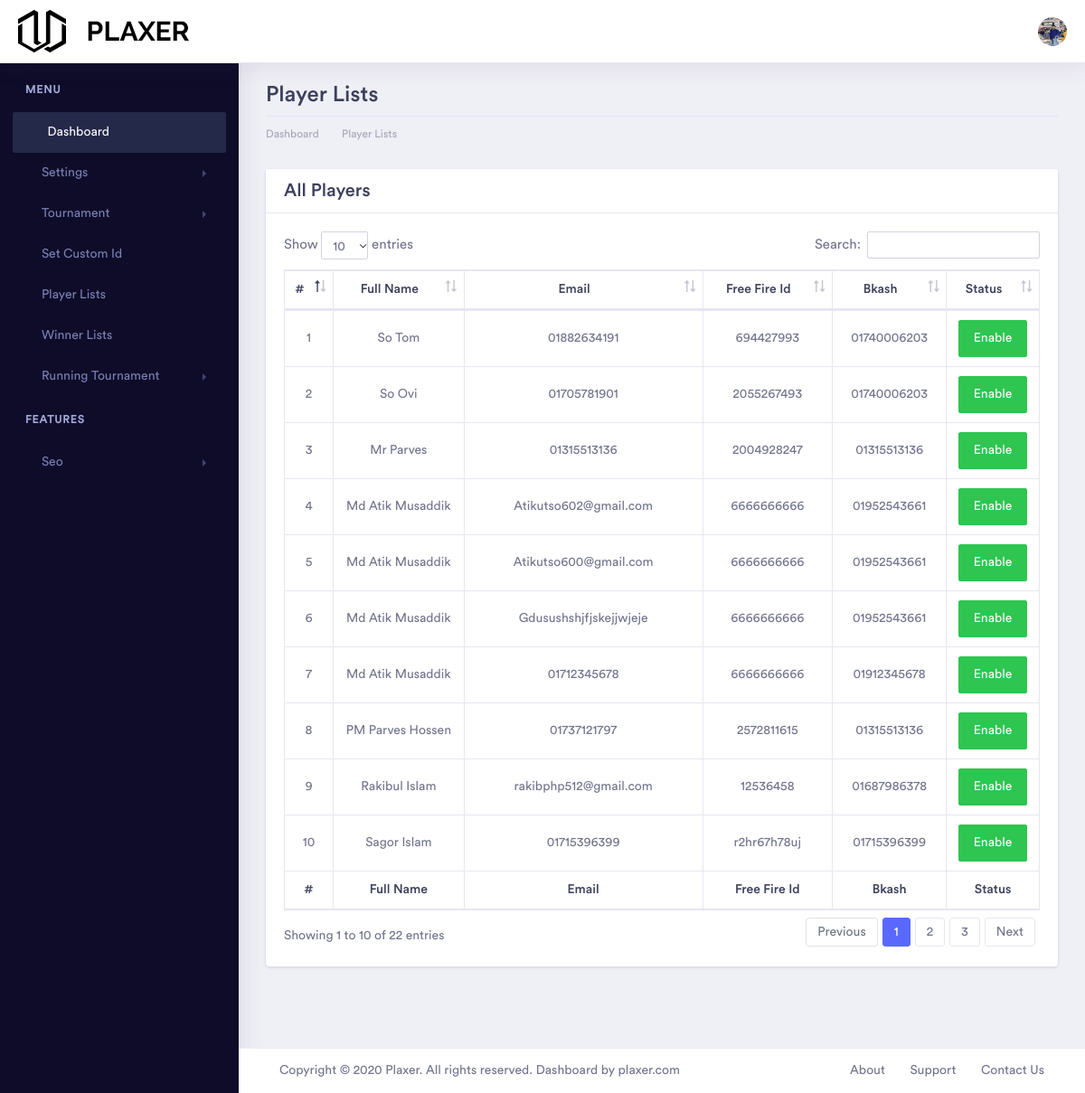
Screenshot of /admin/player-lists.php (signed in) with the database file from the repository.
### tables this page shows
CREATE TABLE `general_setting` (
  `id` int(11) NOT NULL,
  `header_text` text DEFAULT NULL,
  `footer_text` text NOT NULL,
  `logo` varchar(20) NOT NULL,
  `status` int(11) NOT NULL DEFAULT 0
);

CREATE TABLE `users` (
  `id` int(11) NOT NULL,
  `user_name` varchar(30) NOT NULL,
  `email` varchar(50) NOT NULL,
  `password` varchar(128) NOT NULL,
  `type` varchar(30) NOT NULL,
  `image` varchar(20) NOT NULL,
  `status` int(11) NOT NULL DEFAULT 0
);

CREATE TABLE `players` (
  `id` int(11) NOT NULL,
  `f_name` varchar(30) NOT NULL,
  `email` varchar(30) NOT NULL,
  `password` varchar(128) NOT NULL,
  `id_code` varchar(255) NOT NULL,
  `bkash` varchar(15) NOT NULL,
  `status` int(11) NOT NULL DEFAULT 1
);

### admin/classes/Database.php (called while the page is built, shortened)
<?php
	class Database{
		protected $mysqli,$query,$numRows,$affectedRow,$errors;
		public function __construct(){
			$this->mysqli = new mysqli('localhost', 'plaxerbd_admin', 'cZX=ezkj8z+&', 'plaxerbd_freefire');
		}
		protected function Select($columnName,$table,$where){
			$columnName = implode(',', $columnName);
			$sql = "SELECT $columnName FROM $table ";
			if($where){
				$sql .= " WHERE ";
				$chunk 		= array_chunk($where, 3);
				$whereCols 	= array();
				foreach ($chunk as $key => $value) {
					if (is_string($value[2])) {
						$value[2] = "'$value[2]'";
					}else{
						$value[2] = $value[2];
					}
					$whereCols[] = implode(' ', $value);
				}
				$sql .= implode(' AND ', $whereCols);
			}
			if($this->mysqli->query($sql)){
				$this->query 	= $this->mysqli->query($sql);
				$this->numRows 	= $this->query->num_rows;
				if($this->numRows > 0){
					return true;
				}else{
					return false;
				}
			}else{
				return false;
			}
		}
	}
?>

### admin/classes/Settings.php (called while the page is built, shortened)
<?php
	require_once ('Database.php');
	class Settings extends Database{
		public $query, $error;
		public function GetGeneralSetting($where = null){
			if($this->Select(['*'], 'general_setting', $where)){
				$this->query = $this->query;
				return true;
			}
			return false;
		}
	}
?>

### admin/classes/Users.php (called while the page is built, shortened)
<?php
	require_once ('Database.php');
	class Users extends Database{
		public $query, $error;
		public function getUsers($where = null){
			if($this->Select(['*'], 'users', $where)){
				$this->query = $this->query;
				return true;
			}
			return false;
		}
	}
?>

### admin/classes/Players.php (called while the page is built, shortened)
<?php
	require_once ('Database.php');
	class Players extends Database{
		public $query, $error;
		public function getplayers($where = null){
			if($this->Select(['*'], 'players', $where)){
				$this->query = $this->query;
				return true;
			}
			return false;
		}
	}
?>

### admin/player-lists.php (the view, shortened to what this page needs)
<!doctype html>
<html lang="en">
<head>
    <?php require_once ('include/css.php');
    ?>
</head>
<body>
    <div class="dashboard-main-wrapper">
        <div class="dashboard-header">
            <?php require_once ('include/navbar.php');?>
        </div>
        <?php require_once ('include/leftsidebar.php');?>
        <?php
            $players = new Players;
            $players->getplayers();
            $query   = $players->query;
        ?>
        <div class="dashboard-wrapper">
            <div class="container-fluid dashboard-content">
                <div class="row">
                    <div class="col-xl-12 col-lg-12 col-md-12 col-sm-12 col-12">
                        <div class="page-header">
                            <h2 class="pageheader-title"> Player Lists </h2>
                            <div class="page-breadcrumb">
                                <nav aria-label="breadcrumb">
                                    <ol class="breadcrumb">
                                        <li class="breadcrumb-item"><a href="<?php echo 'dashboard.php'; ?>" class="breadcrumb-link">Dashboard</a></li>
                                        <li class="breadcrumb-item"><a href="<?php echo 'player-lists.php'; ?>" class="breadcrumb-link">Player Lists</a></li>
                                    </ol>
                                </nav>
                            </div>
                        </div>
                    </div>
                </div>
                <div class="row">
                    <div class="col-xl-12 col-lg-12 col-md-12 col-sm-12 col-12">
                        <div class="card">
                            <h3 class="card-header">All Players</h3>
                            <div class="card-body">
                                <div class="table-responsive">
                                <table class="table table-bordered text-center" id="dataTable" width="100%" cellspacing="0">
                                  <thead>
                                    <tr>
                                      <th>#</th>
                                      <th>Full Name</th>
                                      <th>Email</th>
                                      <th>Free Fire Id</th>
                                      <th>Bkash</th>
                                      <th>Status</th>
                                    </tr>
                                  </thead>
                                  <tfoot>
                                    <tr>
                                     <th>#</th>
                                      <th>Full Name</th>
                                      <th>Email</th>
                                      <th>Free Fire Id</th>
                                      <th>Bkash</th>
                                      <th>Status</th>
                                    </tr>
                                  </tfoot>
                                  <tbody>
                                    <?php
                                        $sl = 1;
                                        while ($row = $query->fetch_assoc()) {
                                        $id           = $row['id'];
                                        $name         = $row['f_name'];
                                        $email        = $row['email'];
                                        $id_code      = $row['id_code'];
                                        $bkash        = $row['bkash'];
                                        $status       = $row['status'];
                                    ?>
                                    <tr>
                                      <td><?php echo $sl++; ?></td>
                                      <td><?php echo $name;?></td>
                                      <td><?php echo $email;?></td>
                                      <td><?php echo $id_code;?></td>
                                      <td><?php echo $bkash;?></td>
                                      <td>
                                        <?php
                                            if($status == 0){
                                                echo "<a href='change-status.php?id=$id&&value=1&&table=players' class='btn btn-danger'>Disable</a>";
                                            }elseif($status == 1){
                                                echo "<a href='change-status.php?id=$id&&value=0&&table=players' class='btn btn-success'>Enable</a>";
                                            }
                                        ?>
                                      </td>
                                    </tr>
                                    <?php } ?>
                                  </tbody>
                                </table>
                              </div>
                            </div>
                        </div>
                    </div>
                </div>
            </div>
            <?php require_once ('include/footer.php'); ?>
        </div>
    </div>
    </body>
</html>

### admin/include/navbar.php (shortened to what this page needs)
<?php
    $user = $_SESSION['front_user'];
    $users = new Users;
    $users->getUsers(['user_name', '=', $user]);
    $query = $users->query;
    $result = $query->fetch_assoc();
    $image  = $result['image'];
    $gSettings = new Settings;
    $gSettings->GetGeneralSetting(['status', '=', 1]);
    $query  = $gSettings->query;
    $result = $query->fetch_assoc();
    $logo   = (isset($result['logo'])) ? $result['logo'] : null;
?>
<nav class="navbar navbar-expand-lg bg-white fixed-top">
    <a class="navbar-brand" href="index.html">
        <?php if(isset($logo)){ ?>
            <img src="images/logo/<?php echo $logo;?>">
        <?php } ?>
    </a>
    <div class="collapse navbar-collapse " id="navbarSupportedContent">
        <ul class="navbar-nav ml-auto navbar-right-top">
                        <li class="nav-item dropdown nav-user">
                            <a class="nav-link nav-user-img" href="#" id="navbarDropdownMenuLink2" data-toggle="dropdown" aria-haspopup="true" aria-expanded="false"><img src="images/users/<?php echo $image; ?>" alt="" class="user-avatar-md rounded-circle"></a>
                        </li>
                    </ul>
                </div>
            </nav>

### admin/include/footer.php (shortened to what this page needs)
<?php
    $gSettings = new Settings;
    $gSettings->GetGeneralSetting(['status', '=', 1]);
    $query  = $gSettings->query;
    $result = $query->fetch_assoc();
    $footer = (isset($result['footer_text'])) ? $result['footer_text'] : null;
?>
<div class="footer">
                <div class="container-fluid">
                    <div class="row">
                        <div class="col-xl-8 col-lg-8 col-md-12 col-sm-12 col-12">
                           <?php echo $footer;?>
                        </div>
                        <div class="col-xl-4 col-lg-4 col-md-12 col-sm-12 col-12">
                            <div class="text-md-right footer-links d-none d-sm-block">
                                <a href="javascript: void(0);">About</a>
                                <a href="javascript: void(0);">Support</a>
                                <a href="javascript: void(0);">Contact Us</a>
                            </div>
                        </div>
                    </div>
                </div>
            </div>

### admin/assets/libs/css/ckeditor.css (style rules this page uses)
:root { --ck-sample-base-spacing: 2em; --ck-sample-color-white: #fff; --ck-sample-color-green: #279863; --ck-sample-color-blue: #1a9aef; --ck-sample-container-width: 1285px; --ck-sample-sidebar-width: 350px; --ck-sample-editor-min-height: 400px; }
body, html { padding: 0; margin: 0; font-family: sans-serif, Arial, Verdana, "Trebuchet MS", "Apple Color Emoji", "Segoe UI Emoji", "Segoe UI Symbol"; font-size: 16px; line-height: 1.5; }
body { height: 100%; color: #2D3A4A; }
body * { box-sizing: border-box; }
a { color: #38A5EE; }
.row { display: flex; position: relative; }
.btn { cursor: pointer; padding: 8px 16px; font-size: 1rem; user-select: none; border-radius: 4px; transition: color .2s ease-in-out,background-color .2s ease-in-out,border-color .2s ease-in-out,opacity .2s ease-in-out; background-color: var(--ck-sample-color-button-blue); border-color: var(--ck-sample-color-button-blue); color: var(--ck-sample-color-white); display: inline-block; }

### rows the page displays
general_setting: logo (picture), footer_text "Copyright © 2020 Plaxer. All rights reserved. Dashboard by plaxer.com"
users: image (picture)
players: f_name "So Tom", email "01882634191", id_code "694427993", bkash "01740006203"
players: f_name "So Ovi", email "01705781901", id_code "2055267493", bkash "01740006203"
players: f_name "Mr Parves", email "01315513136", id_code "2004928247", bkash "01315513136"
players: f_name "Md Atik Musaddik", email "Atikutso602@gmail.com", id_code "6666666666", bkash "01952543661"
players: f_name "Md Atik Musaddik", email "Atikutso600@gmail.com", id_code "6666666666", bkash "01952543661"
players: f_name "Md Atik Musaddik", email "Gdusushshjfjskejjwjeje", id_code "6666666666", bkash "01952543661"
players: f_name "Md Atik Musaddik", email "01712345678", id_code "6666666666", bkash "01912345678"
players: f_name "PM Parves Hossen", email "01737121797", id_code "2572811615", bkash "01315513136"
players: f_name "Rakibul Islam", email "rakibphp512@gmail.com", id_code "12536458", bkash "01687986378"
players: f_name "Sagor Islam", email "01715396399", id_code "r2hr67h78uj", bkash "01715396399"
